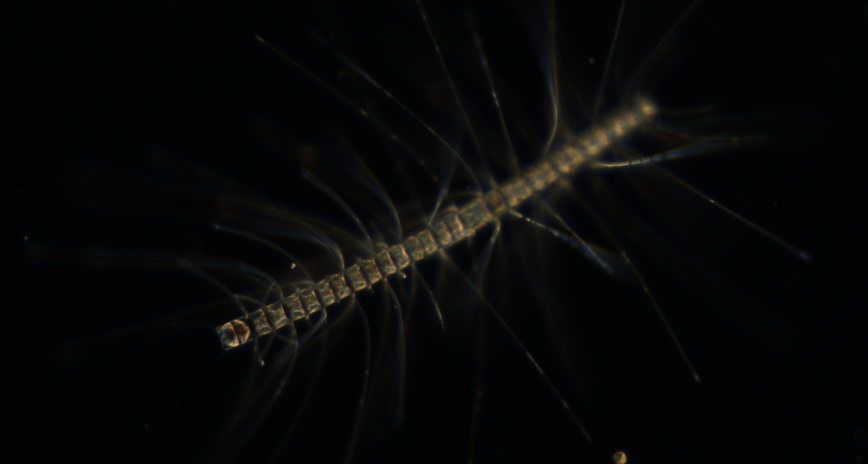
#> input picture assets/SPCP2-1515377476-071239-009-36-648-1736-928_rawcolor.jpg, 1736 x 928 px (shown at 1/2 size); its folder holds only this picture in this run
$ jupyter execute mod1_image_manipulation.ipynb
#> lines starting #> are read from the running program, lines starting #| are printed output that depends on the picture
# Module 1 - Image Manipulation

To run all but the most basic commands in Python we need to import packages that contain most of the functionality.
Here we will introduce a few that are useful for image manipulation:

1. numpy is a matrix manipulation suite. It is akin to the basic processing package availble in MATLAB.
2. matplotlib is a graphics toolbox for python.
3. cv2 is OpenCV, an open-source computer vision library. OpenCV has lots of useful functions to manipulate and analyze images. We will make ample use of the tools in OpenCV

[cell 1]
import numpy as np
import matplotlib.pyplot as plt
import cv2
import os
import glob

Now all the packages are imported into the workspace. We can now use them inline below.

First we will grab an image to play with. OpenCV has a really easy routine for it. After, we will display it with plt.

[cell 2]
# get the file path of the image in the directory
# glob is a library that impliments pathname pattern expansion in python. os is an operating system navigation package

# this command creates a list of all files with the letters SPC as the first characters in the current working directory.
ptf = glob.glob(os.path.join(os.getcwd(), 'computer-vision-workshop/assets', 'SPC*'))

# We will grab the first item in the list
img = cv2.imread(ptf[0])
#> img is the input picture: shape (928, 1736, 3); mean B, G, R 7.1, 7.6, 7.4

# now display it so we can see what we are working with
plt.imshow(img)

## Image manipulation and transformation

Before getting into the topic of edge detection and region finding, we will practice a few basic image manipulations. Most of these transformations are implemented for us in OpenCV. For now, the routines are mostly being explored to gain some intuition for working with images in Python. But these routines will eventually be useful for *data augmentation* for running deep nets.

First, we will check the data type.
A lot of errors in OpenCV and other image processing libraries occur because of type errors.
The data type is a property of the image and can be accessed with *img.dtype*.

[cell 3]
print(img.dtype)
#| uint8

There are many datatypes that could be useful and images are often convereted from type-to-type depending on the operation being preformed. *uint8* stands for "Unsigned integer" and is in the range of 0 to 255. 0 = black, 255 = white.

Numpy matrices also make the min and max values easy to access:

[cell 4]
# print out the min and max values
print("The max pixel value is: ", str(img.max()))
#| The max pixel value is:  235
print("The min pixel value is: ", str(img.min()))
#| The min pixel value is:  0

### Pixels and values
Next, we can start messing with images by referencing particular pixels via their index. Most color images are treated as a 3-D matrix consisting of rows, columns and color chanels.

The images provided for this tutorial from the Scripps Plankton Camera have three color channels. In OpenCV, images are loaded with colors in BLUE, GREEN, RED order.

To view an image in RGB convert it using cv2.cvtColor.

[cell 5]
img_rgb = cv2.cvtColor(img, cv2.COLOR_BGR2RGB)
plt.imshow(img_rgb)

Remember that in Python, indicies are referenced to 0. This is different from R and MATLAB that have all indicies starting at 1.

[cell 6]
# Print out the dimensions of the image
img.shape
#> Out = (928, 1736, 3)

[cell 7]
# Retrieve the color values at a particular pixel.
px_val = img[500, 800, :]
#> px_val = [61, 74, 72]
print("[B, G, R] values: " + str(px_val))
#| [B, G, R] values: [61 74 72]

[cell 8]
# just look at the RED value
red_val = img[500, 800, 2]
#> red_val = 72
print("The red channel value: " + str(red_val))
#| The red channel value: 72

Say we want to examine a single color channel from our image

[cell 9]
# copy the channel to a new array
img_red = img[:, :, 2]
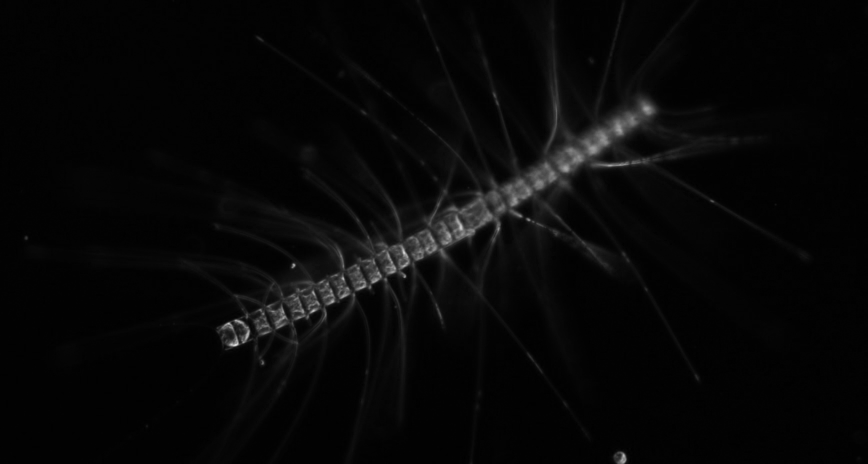
#> img_red: shape (928, 1736) (shown at 1/2 size); min 0, max 235, mean 7.4

# now see what it looks like
plt.imshow(img_red, cmap="gray")

Lastly, it is often convenient to convert a color image to gray scale. Again, OpenCV has a built in fuction for that.

[cell 10]
# covert to gray scale with OpenCV
img_gray = cv2.cvtColor(img, cv2.COLOR_BGR2GRAY)

# give it a look
plt.imshow(img_gray, cmap='gray')

Note that both the *cv2.cvtColor* and *plt.imshow* each used optional arguements. For the gray scale converstion, the optional arguement is telling OpenCV how to interpolate the colors. Likewise, in the figure display, matplotlib needs the appropriate colorscale.

Lastly, sometimes it is useful to select a subsection of an image. This might come in handy for selecting a Region Of Interest from a larger frame or data augmentation

[cell 11]
# Select a small chunk of the gray sacle frame
img_sub = img_gray[400:800, 400:800]
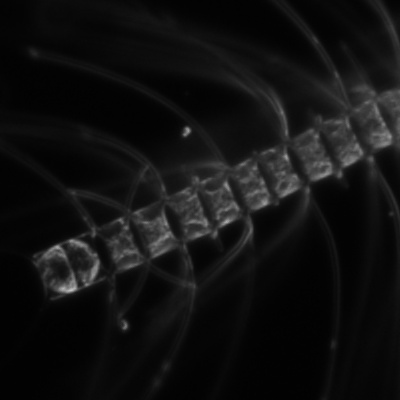
#> img_sub: shape (400, 400); min 0, max 193, mean 16.8

# check it out
plt.imshow(img_sub, cmap='gray')

#### Practice
Grab a subregion of the original image with all the color channels.

[cell 12]
# subregion of color image
clr_sub = img[400:800, 400:800, :]
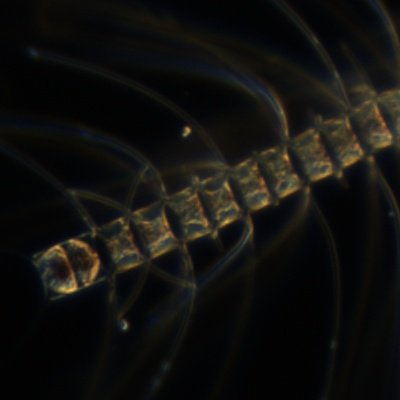
#> clr_sub: shape (400, 400, 3); mean B, G, R 14.4, 16.9, 17.6

# plot it
plt.imshow(clr_sub)

Now convert your subregion to gray scale, check the min and max pixel values, and plot it.

[cell 13]
# make your subregion gray scale
clr_sub_gray = cv2.cvtColor(clr_sub, cv2.COLOR_BGR2GRAY)

# print out the min and max values
print("The max pixel value is: ", str(clr_sub_gray.max()))
#| The max pixel value is:  193
print("The min pixel value is: ", str(clr_sub_gray.min()))
#| The min pixel value is:  0

# plot it
plt.imshow(clr_sub_gray, cmap='gray')

## Transforms
### Resizing
The most common type of transform is resizing. OpenCV has a builtin function to do this:

[cell 14]
# resize the original image to make it half as large

# first save grab the dimensions for use in the function
hh, ww = img.shape[:2]
#> hh = 928; ww = 1736

# then halve the values
new_hh = hh/2
#> new_hh = 464
new_ww = ww/2
#> new_ww = 868

# print them out
print("The new height will be: ", str(new_hh))
#| The new height will be:  464.0
print("The new width will be: ", str(new_ww))
#| The new width will be:  868.0

Notice that these numbers are float (ie decimals). OpenCV requires that indices are integers. We use Python built-in conversion command

[cell 15]
# the second arguement in resize tells it what to do with height
img_resize = cv2.resize(img, (int(ww/2), int(hh/2)))
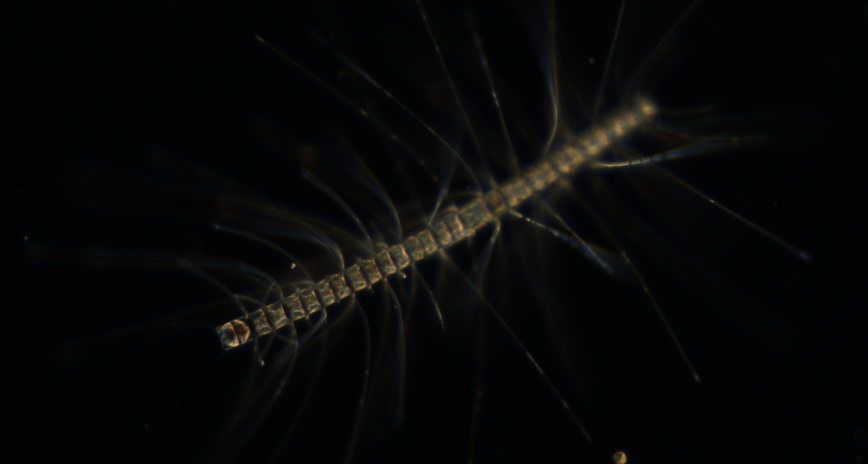
#> img_resize: shape (464, 868, 3); mean B, G, R 7.2, 7.6, 7.5

# plot it
plt.imshow(img_resize)

Be aware that the image resize function **does not** preserve the aspect of the image. This becomes important when running deep nets that require input images to have the same dimensions. After transformation, the input data will not retain aspect information that may be important for classification.

[cell 16]
# force the original images to be a square matrix
img_square = cv2.resize(img, (512, 512))
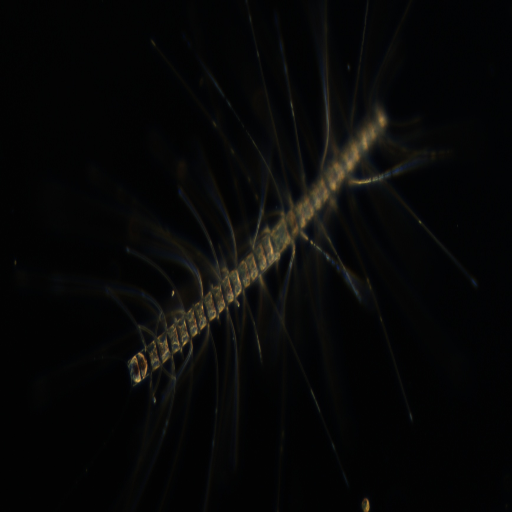
#> img_square: shape (512, 512, 3); mean B, G, R 7.1, 7.5, 7.3

# plot it
plt.imshow(img_square)

The effect may or may not be important depending on your application.

### Image warping
Most transforms in OpenCV are implimented as either an affine or perpective warps. Affine transformations preserve parallelism between the original and modified image -- a set of parallel lines in the original image will remain parallel in the new one. Perpective transforms only preserve straight lines between the original and transformed images.

#### Affine transformations set up
Use these transformations for things like translating, rotating, or shearing the image. All of these transformations require generating a transformation matrix that dictate the mathematical instructions for the warping.

To translate an image 50 pixels down and 200 pixels to the right

[cell 17]
# this is the translation matrix. The desired amount of shift is placed in the final column of the matrix
mm = np.float32([[1, 0, 200], [0, 1, 50]])
print("Translation matrix: ")
print(mm)

[cell 18]
# now do the warping wiht warpAffine()
img_translate = cv2.warpAffine(img, mm, (ww, hh))
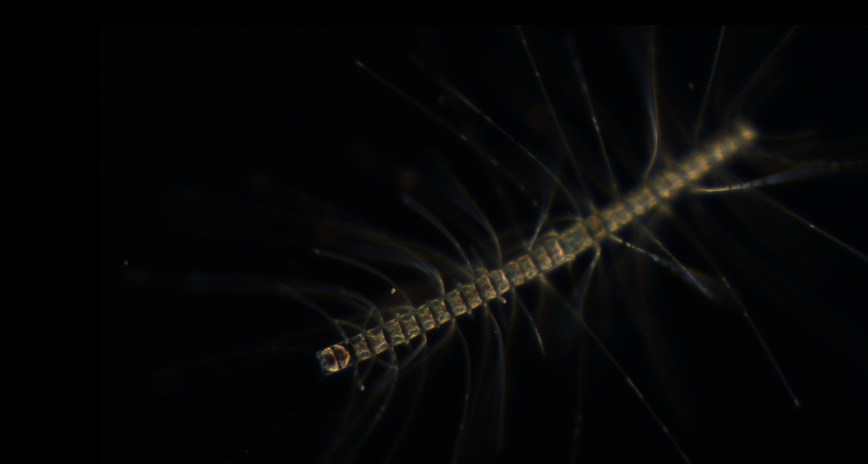
#> img_translate: shape (928, 1736, 3) (shown at 1/2 size); mean B, G, R 6.5, 7.1, 7

# plot it
plt.imshow(img_translate)

Rotating the image about a point requires a different matrix that OpenCV will set up for you with *getRotationMatrix2D*. The first argument defines the point about which to do the rotations. For example, to rotate the image 45 degrees about the center:

[cell 19]
# get the rotation matrix
mm = cv2.getRotationMatrix2D((ww/2, hh/2), 45, 1)

# warp it
img_rot = cv2.warpAffine(img, mm, (ww, hh))
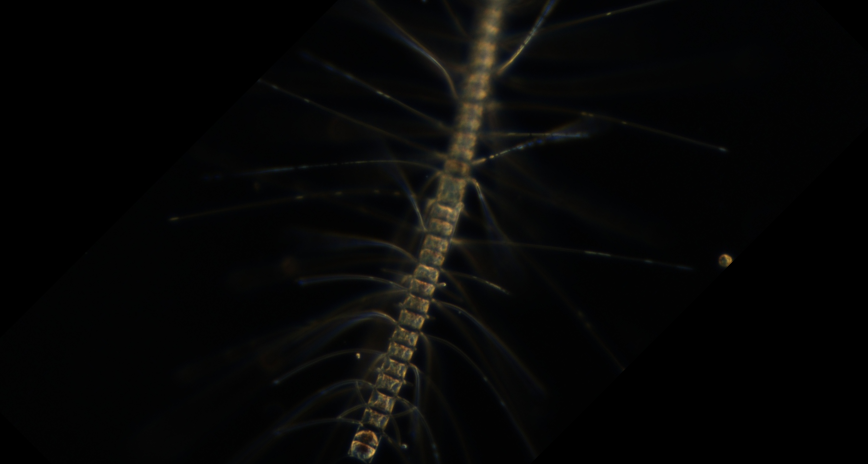
#> img_rot: shape (928, 1736, 3) (shown at 1/2 size); mean B, G, R 5.9, 6.5, 6.4

# plot it
plt.imshow(img_rot)

#### Perspective transforms
Perspective warping is good for mimicing the effect of zooming in or out of an image. To produce the behavior, you need to provide *getPerspectiveTransform* with two sets of four points.

[cell 20]
orig_pts = np.float32([[50, 50], [52, 800], [1500, 42], [1550, 750]])
dst_pts = np.float32([[0, 0], [0, 750], [1450, 0], [1450, 750]])

mm = cv2.getPerspectiveTransform(orig_pts, dst_pts)

img_pres = cv2.warpPerspective(img, mm, (1450, 750))
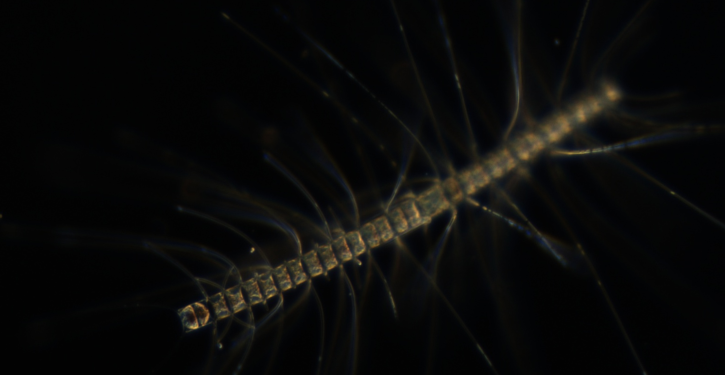
#> img_pres: shape (750, 1450, 3) (shown at 1/2 size); mean B, G, R 9, 9.8, 9.8

plt.imshow(img_pres)

#### Practice

[cell 21]
# Flip the test image (rotate it 180 degrees about the middle)
mm = cv2.getRotationMatrix2D((ww/2, hh/2), 180, 1)

# warp it
img_flip = cv2.warpAffine(img, mm, (ww, hh))
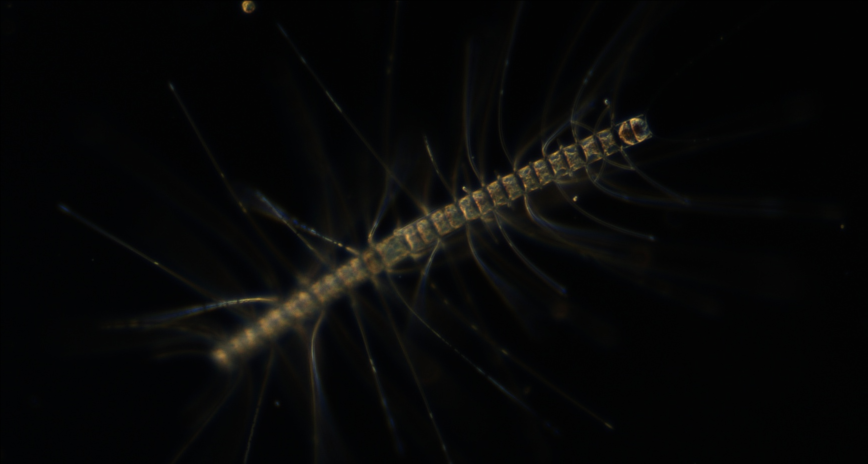
#> img_flip: shape (928, 1736, 3) (shown at 1/2 size); mean B, G, R 7.1, 7.6, 7.4

# plot it
plt.imshow(img_flip)

[cell 22]
# now translate the rotated image up 50 pixels and 100 to the left
mm = np.float32([[1, 0, -100], [0, 1, -50]])

img_flip_tran = cv2.warpAffine(img_flip, mm, (ww, hh))
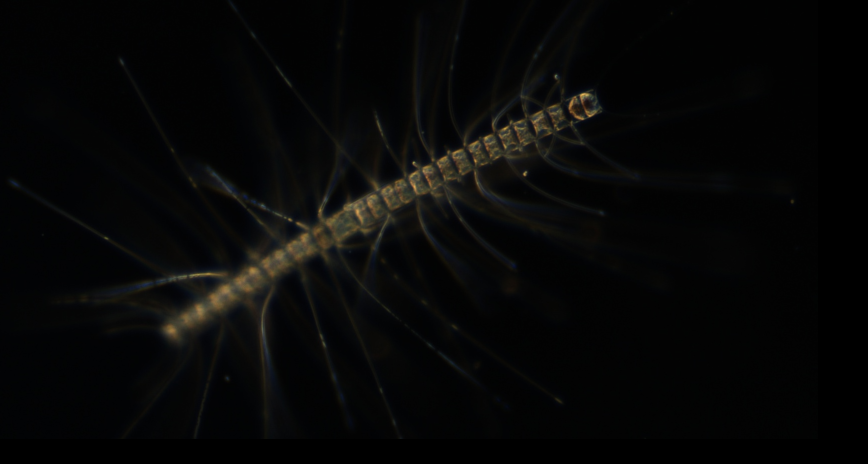
#> img_flip_tran: shape (928, 1736, 3) (shown at 1/2 size); mean B, G, R 6.7, 7.2, 7.1

# plot it
plt.imshow(img_flip_tran)
